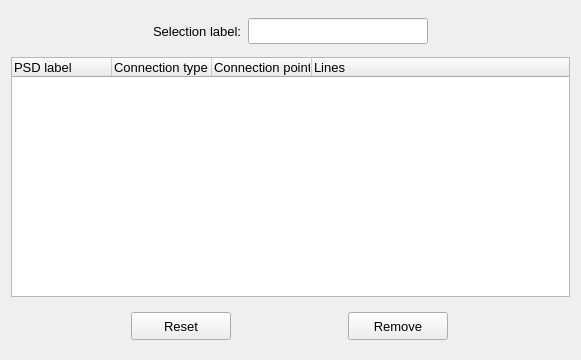
        <widget class="QWidget" name="tab_remove">
         <attribute name="title">
          <string>Remove</string>
         </attribute>
         <layout class="QGridLayout" name="gridLayout_9">
          <item row="2" column="0">
           <widget class="QFrame" name="frame_6">
            <property name="frameShape">
             <enum>QFrame::NoFrame</enum>
            </property>
            <property name="frameShadow">
             <enum>QFrame::Raised</enum>
            </property>
            <layout class="QGridLayout" name="gridLayout_10">
             <item row="0" column="0">
              <widget class="QPushButton" name="pushButton_reset">
               <property name="minimumSize">
                <size>
                 <width>100</width>
                 <height>28</height>
                </size>
               </property>
               <property name="maximumSize">
                <size>
                 <width>100</width>
                 <height>28</height>
                </size>
               </property>
               <property name="font">
                <font>
                 <pointsize>10</pointsize>
                </font>
               </property>
               <property name="styleSheet">
                <string notr="true"/>
               </property>
               <property name="text">
                <string>Reset</string>
               </property>
               <property name="autoDefault">
                <bool>false</bool>
               </property>
               <property name="default">
                <bool>false</bool>
               </property>
               <property name="flat">
                <bool>false</bool>
               </property>
              </widget>
             </item>
             <item row="0" column="1">
              <widget class="QPushButton" name="pushButton_remove">
               <property name="minimumSize">
                <size>
                 <width>100</width>
                 <height>28</height>
                </size>
               </property>
               <property name="maximumSize">
                <size>
                 <width>100</width>
                 <height>28</height>
                </size>
               </property>
               <property name="font">
                <font>
                 <pointsize>10</pointsize>
                </font>
               </property>
               <property name="styleSheet">
                <string notr="true"/>
               </property>
               <property name="text">
                <string>Remove</string>
               </property>
               <property name="autoDefault">
                <bool>false</bool>
               </property>
               <property name="default">
                <bool>false</bool>
               </property>
               <property name="flat">
                <bool>false</bool>
               </property>
               <property name="status" stdset="0">
                <string>danger</string>
               </property>
              </widget>
             </item>
            </layout>
           </widget>
          </item>
          <item row="0" column="0">
           <widget class="QFrame" name="frame_9">
            <property name="minimumSize">
             <size>
              <width>0</width>
              <height>40</height>
             </size>
            </property>
            <property name="frameShape">
             <enum>QFrame::NoFrame</enum>
            </property>
            <property name="frameShadow">
             <enum>QFrame::Raised</enum>
            </property>
            <layout class="QGridLayout" name="gridLayout_13">
             <property name="leftMargin">
              <number>4</number>
             </property>
             <property name="topMargin">
              <number>4</number>
             </property>
             <property name="rightMargin">
              <number>4</number>
             </property>
             <property name="bottomMargin">
              <number>4</number>
             </property>
             <item row="0" column="0">
              <spacer name="horizontalSpacer_9">
               <property name="orientation">
                <enum>Qt::Horizontal</enum>
               </property>
               <property name="sizeHint" stdset="0">
                <size>
                 <width>138</width>
                 <height>20</height>
                </size>
               </property>
              </spacer>
             </item>
             <item row="0" column="3">
              <spacer name="horizontalSpacer_10">
               <property name="orientation">
                <enum>Qt::Horizontal</enum>
               </property>
               <property name="sizeHint" stdset="0">
                <size>
                 <width>138</width>
                 <height>20</height>
                </size>
               </property>
              </spacer>
             </item>
             <item row="0" column="2">
              <widget class="QLineEdit" name="lineEdit_selection">
               <property name="minimumSize">
                <size>
                 <width>180</width>
                 <height>26</height>
                </size>
               </property>
               <property name="maximumSize">
                <size>
                 <width>180</width>
                 <height>26</height>
                </size>
               </property>
               <property name="font">
                <font>
                 <pointsize>10</pointsize>
                </font>
               </property>
               <property name="alignment">
                <set>Qt::AlignCenter</set>
               </property>
              </widget>
             </item>
             <item row="0" column="1">
              <widget class="QLabel" name="label_11">
               <property name="minimumSize">
                <size>
                 <width>0</width>
                 <height>26</height>
                </size>
               </property>
               <property name="maximumSize">
                <size>
                 <width>16777215</width>
                 <height>26</height>
                </size>
               </property>
               <property name="font">
                <font>
                 <pointsize>10</pointsize>
                </font>
               </property>
               <property name="text">
                <string>Selection label:</string>
               </property>
              </widget>
             </item>
            </layout>
           </widget>
          </item>
          <item row="1" column="0">
           <widget class="QTreeWidget" name="treeWidget_psd_info">
            <property name="minimumSize">
             <size>
              <width>0</width>
              <height>240</height>
             </size>
            </property>
            <property name="maximumSize">
             <size>
              <width>16777215</width>
              <height>480</height>
             </size>
            </property>
            <property name="font">
             <font>
              <family>MS Shell Dlg 2</family>
              <pointsize>10</pointsize>
             </font>
            </property>
            <property name="indentation">
             <number>0</number>
            </property>
            <column>
             <property name="text">
              <string notr="true">PSD label</string>
             </property>
            </column>
            <column>
             <property name="text">
              <string>Connection type</string>
             </property>
            </column>
            <column>
             <property name="text">
              <string>Connection point</string>
             </property>
            </column>
            <column>
             <property name="text">
              <string>Lines</string>
             </property>
            </column>
           </widget>
          </item>
         </layout>
        </widget>
